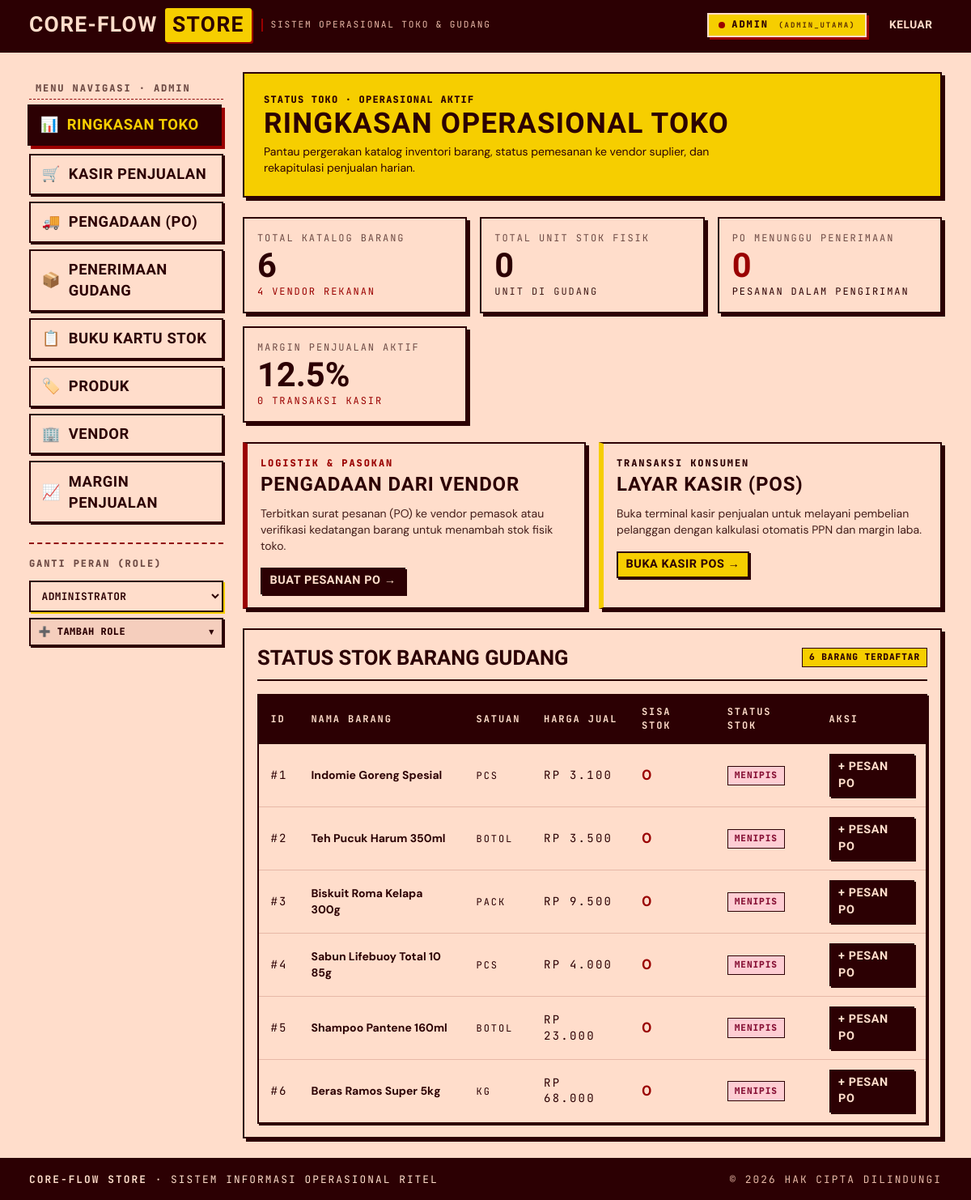
The page / on the database its author committed.
### tables this page shows
CREATE TABLE IF NOT EXISTS margin_penjualan (
    idmargin_penjualan INT AUTO_INCREMENT PRIMARY KEY,
    created_at TIMESTAMP DEFAULT CURRENT_TIMESTAMP,
    persen DOUBLE NOT NULL,
    status TINYINT DEFAULT 1,
    iduser INT NOT NULL,
    updated_at TIMESTAMP DEFAULT CURRENT_TIMESTAMP ON UPDATE CURRENT_TIMESTAMP,
    CONSTRAINT fk_margin_user FOREIGN KEY (iduser) REFERENCES user (iduser)
);

CREATE TABLE IF NOT EXISTS barang (
    idbarang INT AUTO_INCREMENT PRIMARY KEY,
    jenis CHAR(1) NOT NULL,
    nama VARCHAR(45) NOT NULL,
    idsatuan INT NOT NULL,
    status TINYINT DEFAULT 1,
    harga INT NOT NULL,
    CONSTRAINT fk_barang_satuan FOREIGN KEY (idsatuan) REFERENCES satuan (idsatuan)
);

CREATE TABLE IF NOT EXISTS satuan (
    idsatuan INT AUTO_INCREMENT PRIMARY KEY,
    nama_satuan VARCHAR(45) NOT NULL,
    status TINYINT DEFAULT 1
);

### config/database.php (called while the page is built, shortened)
<?php
function formatRupiah($val) {
    return 'Rp ' . number_format($val ?? 0, 0, ',', '.');
}
function getActiveMargin($pdo) {
    $stmt = $pdo->query("SELECT persen FROM margin_penjualan WHERE status = 1 ORDER BY updated_at DESC LIMIT 1");
    $res = $stmt->fetchColumn();
    return ($res !== false) ? (float)$res : 12.5;
}

### index.php (the view, shortened to what this page needs)
<?php
require_once __DIR__ . '/config/database.php';
include __DIR__ . '/includes/header.php';
include __DIR__ . '/includes/sidebar.php';
$totalBarang = $pdo->query("SELECT COUNT(*) FROM barang")->fetchColumn();
$totalVendor = $pdo->query("SELECT COUNT(*) FROM vendor")->fetchColumn();
$pendingPO   = $pdo->query("SELECT COUNT(*) FROM pengadaan WHERE status = 'P'")->fetchColumn();
$omzetStmt = $pdo->query("SELECT COALESCE(SUM(total_nilai), 0) AS total_omzet, COUNT(*) AS count_pj FROM penjualan");
$omzetRow = $omzetStmt->fetch();
$countPj = $omzetRow['count_pj'] ?? 0;
$activeMargin = getActiveMargin($pdo);
$barangStmt = $pdo->query("
    SELECT b.*, s.nama_satuan,
           COALESCE((SELECT stock FROM kartu_stok WHERE idbarang = b.idbarang ORDER BY idkartu_stok DESC LIMIT 1), 0) AS cur_stock
    FROM barang b
    LEFT JOIN satuan s ON b.idsatuan = s.idsatuan
    ORDER BY b.idbarang ASC
");
$barangList = $barangStmt->fetchAll();
$totalStock = array_sum(array_column($barangList, 'cur_stock'));
?>
<div class="c-card c-card--mustard" style="margin-bottom: var(--space-lg); padding: var(--space-lg);">
  <div class="mono" style="font-weight: 800; font-size: 0.75rem; letter-spacing: 0.1em; margin-bottom: 0.2rem;">
    STATUS TOKO · OPERASIONAL AKTIF
  </div>
  <h1 class="dsp" style="font-size: 2.2rem; margin: 0; line-height: 1;">
    RINGKASAN OPERASIONAL TOKO
  </h1>
  <p style="margin: 0.5rem 0 0; max-width: 65ch; font-size: var(--text-sm);">
    Pantau pergerakan katalog inventori barang, status pemesanan ke vendor suplier, dan rekapitulasi penjualan harian.
  </p>
</div>
<div class="kpi-grid">
  <div class="kpi-card">
    <div class="mono" style="color: var(--color-muted); font-size: 0.75rem;">TOTAL KATALOG BARANG</div>
    <div class="kpi-val"><?= $totalBarang ?></div>
    <div class="mono" style="color: var(--color-accent-2); font-size: 0.75rem;"><?= $totalVendor ?> Vendor Rekanan</div>
  </div>
  <div class="kpi-card">
    <div class="mono" style="color: var(--color-muted); font-size: 0.75rem;">TOTAL UNIT STOK FISIK</div>
    <div class="kpi-val"><?= number_format($totalStock) ?></div>
    <div class="mono" style="color: var(--color-ink-2); font-size: 0.75rem;">Unit di Gudang</div>
  </div>
  <div class="kpi-card">
    <div class="mono" style="color: var(--color-muted); font-size: 0.75rem;">PO MENUNGGU PENERIMAAN</div>
    <div class="kpi-val" style="color: var(--color-accent-2);"><?= $pendingPO ?></div>
    <div class="mono" style="font-size: 0.75rem;">Pesanan dalam Pengiriman</div>
  </div>
  <div class="kpi-card">
    <div class="mono" style="color: var(--color-muted); font-size: 0.75rem;">MARGIN PENJUALAN AKTIF</div>
    <div class="kpi-val" style="color: var(--color-ink);"><?= $activeMargin ?>%</div>
    <div class="mono" style="color: var(--color-accent-2); font-size: 0.75rem;"><?= $countPj ?> Transaksi Kasir</div>
  </div>
</div>
<div style="display: grid; grid-template-columns: repeat(auto-fit, minmax(300px, 1fr)); gap: var(--space-md); margin-bottom: var(--space-lg);">
  <div class="c-card" style="border-left: 6px solid var(--color-accent-2); padding: var(--space-md);">
    <div class="mono" style="color: var(--color-accent-2); font-weight: 800; font-size: 0.75rem;">LOGISTIK &amp; PASOKAN</div>
    <h3 class="dsp" style="font-size: 1.5rem; margin: 0.3rem 0;">PENGADAAN DARI VENDOR</h3>
    <p style="font-size: var(--text-sm); margin-bottom: var(--space-md); color: var(--color-ink-2);">
      Terbitkan surat pesanan (PO) ke vendor pemasok atau verifikasi kedatangan barang untuk menambah stok fisik toko.
    </p>
    <a href="pengadaan.php" class="btn btn-secondary btn-sm">Buat Pesanan PO &rarr;</a>
  </div>
  <div class="c-card" style="border-left: 6px solid var(--color-accent); padding: var(--space-md);">
    <div class="mono" style="color: var(--color-ink); font-weight: 800; font-size: 0.75rem;">TRANSAKSI KONSUMEN</div>
    <h3 class="dsp" style="font-size: 1.5rem; margin: 0.3rem 0;">LAYAR KASIR (POS)</h3>
    <p style="font-size: var(--text-sm); margin-bottom: var(--space-md); color: var(--color-ink-2);">
      Buka terminal kasir penjualan untuk melayani pembelian pelanggan dengan kalkulasi otomatis PPN dan margin laba.
    </p>
    <a href="pos.php" class="btn btn-primary btn-sm">Buka Kasir POS &rarr;</a>
  </div>
</div>
<div class="c-card">
  <div class="c-card-header">
    <h2 class="c-card-title">STATUS STOK BARANG GUDANG</h2>
    <span class="mono badge badge-active"><?= count($barangList) ?> Barang Terdaftar</span>
  </div>
  <div class="table-responsive">
    <table class="c-table">
      <thead>
        <tr>
          <th>ID</th>
          <th>Nama Barang</th>
          <th>Satuan</th>
          <th>Harga Jual</th>
          <th>Sisa Stok</th>
          <th>Status Stok</th>
          <th>Aksi</th>
        </tr>
      </thead>
      <tbody>
        <?php foreach ($barangList as $b): ?>
          <tr>
            <td class="mono">#<?= $b['idbarang'] ?></td>
            <td><strong><?= htmlspecialchars($b['nama']) ?></strong></td>
            <td><span class="mono"><?= htmlspecialchars($b['nama_satuan'] ?? '-') ?></span></td>
            <td class="mono"><?= formatRupiah($b['harga']) ?></td>
            <td><strong style="font-size: 1.1rem; color: <?= $b['cur_stock'] <= 20 ? 'var(--color-accent-2)' : 'var(--color-ink)' ?>;"><?= $b['cur_stock'] ?></strong></td>
            <td>
              <span class="mono badge <?= $b['cur_stock'] > 20 ? 'badge-inflow' : 'badge-outflow' ?>">
                <?= $b['cur_stock'] > 20 ? 'Tersedia' : 'Menipis' ?>
              </span>
            </td>
            <td>
              <a href="pengadaan.php?idbarang=<?= $b['idbarang'] ?>" class="btn btn-sm btn-secondary">+ Pesan PO</a>
            </td>
          </tr>
        <?php endforeach; ?>
      </tbody>
    </table>
  </div>
</div>
<?php include __DIR__ . '/includes/footer.php'; ?>

### includes/header.php (shortened to what this page needs)
<?php
$currentUser = $_SESSION['user'];
$currentRole = $_SESSION['role'] ?? 'Admin';
$currentPage = basename($_SERVER['PHP_SELF']);
?>
<!DOCTYPE html>
<html lang="id">
<head>
  <link rel="stylesheet" href="tokens.css" />
  <link rel="stylesheet" href="styles.css" />
</head>
<body>
  <header class="topbar">
    <div class="topbar__inner">
      <div class="brand-wrap">
        <a href="index.php" class="brand-logo" aria-label="Core-Flow Store">
          CORE-FLOW <span class="highlight">STORE</span>
        </a>
        <div class="brand-tagline">
          SISTEM OPERASIONAL TOKO &amp; GUDANG
        </div>
      </div>
      <div class="topbar__meta">
        <div class="role-badge" title="Peran pengguna yang sedang aktif">
          <div class="role-badge__dot"></div>
          <div>
            <span style="font-weight: 800;"><?= strtoupper(htmlspecialchars($currentRole)) ?></span>
            <span style="opacity: 0.8; font-size: 0.75em; margin-left: 0.2rem;">(<?= htmlspecialchars($currentUser['username']) ?>)</span>
          </div>
        </div>
        <a href="logout.php" class="btn btn-sm btn-secondary" style="font-size: 0.85rem;" title="Keluar dari akun">
          Keluar
        </a>
      </div>
    </div>
  </header>
  <div class="dash-shell">

### includes/sidebar.php (shortened to what this page needs)
<?php
require_once __DIR__ . '/../config/database.php';
try {
    $allRoles = $pdo->query("SELECT id, nama FROM v_role ORDER BY id ASC")->fetchAll();
} catch (Exception $e) {
    $allRoles = [
        ['id' => 1, 'nama' => 'Admin'],
        ['id' => 2, 'nama' => 'Staff Pengadaan'],
        ['id' => 3, 'nama' => 'Staff Gudang'],
        ['id' => 4, 'nama' => 'Kasir'],
        ['id' => 5, 'nama' => 'Supervisor'],
    ];
}
$menus = [
    [
        'file'  => 'index.php',
        'label' => 'Ringkasan Toko',
        'icon'  => '📊',
        'roles' => ['Admin', 'Staff Pengadaan', 'Staff Gudang', 'Kasir', 'Supervisor']
    ],
    [
        'file'  => 'pos.php',
        'label' => 'Kasir Penjualan',
        'icon'  => '🛒',
        'roles' => ['Admin', 'Kasir']
    ],
    [
        'file'  => 'pengadaan.php',
        'label' => 'Pengadaan (PO)',
        'icon'  => '🚚',
        'roles' => ['Admin', 'Staff Pengadaan', 'Supervisor']
    ],
    [
        'file'  => 'penerimaan.php',
        'label' => 'Penerimaan Gudang',
        'icon'  => '📦',
        'roles' => ['Admin', 'Staff Gudang']
    ],
    [
        'file'  => 'kartu-stok.php',
        'label' => 'Buku Kartu Stok',
        'icon'  => '📋',
        'roles' => ['Admin', 'Staff Gudang', 'Staff Pengadaan', 'Supervisor', 'Kasir']
    ],
    [
        'file'  => 'produk.php',
        'label' => 'Produk',
        'icon'  => '🏷️',
        'roles' => ['Admin', 'Staff Pengadaan', 'Staff Gudang']
    ],
    [
        'file'  => 'vendor.php',
        'label' => 'Vendor',
        'icon'  => '🏢',
        'roles' => ['Admin', 'Staff Pengadaan']
    ],
    [
        'file'  => 'margin-penjualan.php',
        'label' => 'Margin Penjualan',
        'icon'  => '📈',
        'roles' => ['Admin', 'Supervisor']
    ],
];
?>
<aside class="dash-sidebar" aria-label="Menu Utama">
  <div class="sidebar-title">Menu Navigasi · <?= htmlspecialchars($currentRole) ?></div>
  <?php foreach ($menus as $m): ?>
    <?php
    $isAllowed = in_array($currentRole, $m['roles']) || !in_array($currentRole, ['Staff Pengadaan', 'Staff Gudang', 'Kasir', 'Supervisor']);
    ?>
    <?php if ($isAllowed): ?>
      <?php $isActive = ($currentPage === $m['file']) ? 'active' : ''; ?>
      <a href="<?= $m['file'] ?>" class="nav-item <?= $isActive ?>">
        <span><?= $m['icon'] ?></span>
        <span><?= $m['label'] ?></span>
      </a>
    <?php endif; ?>
  <?php endforeach; ?>
  <div class="sidebar-role-panel">
    <div class="sidebar-title" style="margin-top: 0; padding-left: 0; border-bottom: none;">
      Ganti Peran (Role)
    </div>
    <div>
      <select class="sidebar-role-select" onchange="handleRoleSwitch(this.value)" title="Pilih peran aktif">
        <optgroup label="Pilih Peran:">
          <?php foreach ($allRoles as $r): ?>
            <option value="<?= htmlspecialchars($r['nama']) ?>" <?= $currentRole === $r['nama'] ? 'selected' : '' ?>>
              <?= $currentRole === $r['nama'] ? '✓ ' : '  ' ?><?= htmlspecialchars($r['nama']) ?>
            </option>
          <?php endforeach; ?>
        </optgroup>
      </select>
    </div>
    <details id="dropdown-tambah-role" class="dropdown-tambah-role" <?= (isset($_GET['role_status']) && $_GET['role_status'] !== 'success') ? 'open' : '' ?>>
      <summary>
        <span>➕ Tambah Role</span>
        <span class="arrow-indicator" style="font-size: 0.7rem;">▾</span>
      </summary>
    </details>
  </div>
</aside>
<main class="main-content" style="min-width: 0;">

### includes/footer.php
</main>
  </div>
  <footer style="background: var(--color-ink); color: var(--color-paper); border-top: var(--border-thick); margin-top: auto; padding: 1rem 0;">
    <div style="max-width: var(--page-max); margin-inline: auto; padding-inline: var(--page-gutter); display: flex; flex-wrap: wrap; justify-content: space-between; align-items: center; gap: var(--space-sm); font-size: 0.8rem;" class="mono">
      <div>
        <strong>CORE-FLOW STORE</strong> · Sistem Informasi Operasional Ritel
      </div>
      <div style="color: var(--color-paper-3);">
        &copy; <?= date('Y') ?> Hak Cipta Dilindungi
      </div>
    </div>
  </footer>
</body>
</html>

### tokens.css (style rules this page uses)
:root { color-scheme: light; --font-display: "Big Shoulders Display", "Anton", "Arial Black", ui-sans-serif, sans-serif; --font-body: "DM Sans", system-ui, -apple-system, sans-serif; --font-label: "JetBrains Mono", ui-monospace, monospace; --text-xs: 0.75rem; --text-sm: 0.875rem; --text-base: 1rem; --text-md: 1.125rem; --text-lg: 1.375rem; --text-xl: 1.875rem; --text-2xl: 2.5rem; --text-3xl: 3.5rem; --text-marquee: clamp(3.5rem, 9vw + 1rem, 8.5rem); --text-display: clamp(2.5rem, 6vw + 0.5rem, 5rem); --text-display-s: clamp(1.75rem, 3.5vw + 0.5rem, 3rem); --display-weight: 800; --display-width: 110; --display-style: normal; --lh-tight: 0.88; --lh-snug: 1.05; --lh-normal: 1.42; --lh-relaxed: 1.58; --tracking-display: 0.035em; --tracking-tight: -0.01em; --tracking-normal: 0; --tracking-label: 0.16em; --color-paper: oklch(92% 0.045 50); --color-paper-2: oklch(88% 0.050 45); --color-paper-3: oklch(82% 0.060 40); --color-rule: oklch(40% 0.18 25); --color-rule-2: oklch(18% 0.08 20); --color-muted: oklch(45% 0.05 30); --color-neutral: oklch(35% 0.06 25); --color-ink-2: oklch(28% 0.060 25); --color-ink: oklch(18% 0.080 20); --color-accent: oklch(86% 0.18 95); --color-accent-2: oklch(40% 0.21 25); --color-accent-ink: oklch(18% 0.080 20); --color-success: oklch(65% 0.18 145); --color-warning: oklch(75% 0.18 75); --color-danger: oklch(45% 0.22 28); --color-focus: oklch(40% 0.21 25); --space-3xs: 0.125rem; --space-2xs: 0.25rem; --space-xs: 0.5rem; --space-sm: 0.75rem; --space-md: 1rem; --space-lg: 1.5rem; --space-xl: 2.25rem; --space-2xl: 3.5rem; --space-3xl: 5rem; --page-max: 86rem; --page-gutter: clamp(1rem, 3vw, 2.25rem); --rule-hair: 1px; --rule-fine: 2px; --border-thick: 2px solid var(--color-ink); --border-heavy: 3px solid var(--color-ink); --radius-sm: 3px; --radius-card: 6px; --radius-pill: 999px; --shadow-sm: 2px 2px 0 var(--color-ink); --shadow-card: 4px 4px 0 var(--color-ink); --shadow-card-hover: 7px 7px 0 var(--color-accent-2); --shadow-heavy: 6px 6px 0 var(--color-ink); --ease-out: cubic-bezier(0.16, 1, 0.3, 1); --dur-micro: 120ms; --dur-short: 220ms; --dur-marquee: 34s; --z-base: 1; --z-sidebar: 100; --z-sticky-nav: 300; --z-modal: 1000; }

### rows shown on the page
margin_penjualan: persen "12.5"
barang: idbarang "1", nama "Indomie Goreng Spesial", idsatuan.nama_satuan "PCS", harga "RP 3.100", cur_stock "0"
barang: idbarang "2", nama "Teh Pucuk Harum 350ml", idsatuan.nama_satuan "BOTOL", harga "RP 3.500", cur_stock "0"
barang: idbarang "3", nama "Biskuit Roma Kelapa 300g", idsatuan.nama_satuan "PACK", harga "RP 9.500", cur_stock "0"
barang: idbarang "4", nama "Sabun Lifebuoy Total 10 85g", idsatuan.nama_satuan "PCS", harga "RP 4.000", cur_stock "0"
barang: idbarang "5", nama "Shampoo Pantene 160ml", idsatuan.nama_satuan "BOTOL", harga "RP 23.000", cur_stock "0"
barang: idbarang "6", nama "Beras Ramos Super 5kg", idsatuan.nama_satuan "KG", harga "RP 68.000", cur_stock "0"

### other values the page prints
$currentRole "ADMIN"
$currentUser['username'] "ADMIN_UTAMA"
$m['icon'] "📊"
$m['label'] "RINGKASAN TOKO"
$m['icon'] "🛒"
$m['label'] "KASIR PENJUALAN"
$m['icon'] "🚚"
$m['label'] "PENGADAAN (PO)"
$m['icon'] "📦"
$m['label'] "PENERIMAAN GUDANG"
$m['icon'] "📋"
$m['label'] "BUKU KARTU STOK"
$m['icon'] "🏷️"
$m['label'] "PRODUK"
$m['icon'] "🏢"
